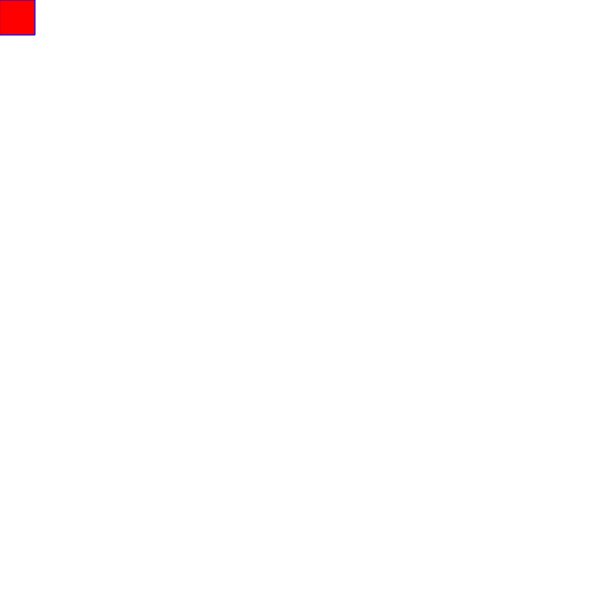
Frame 1 (no input)
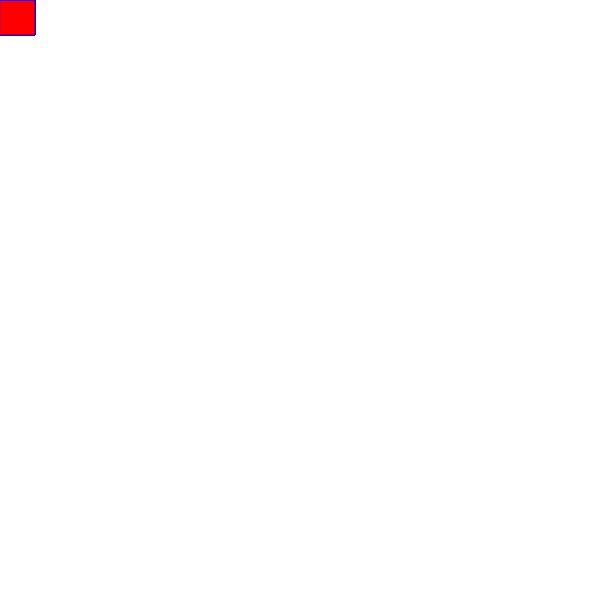
Frame 60 (no input)
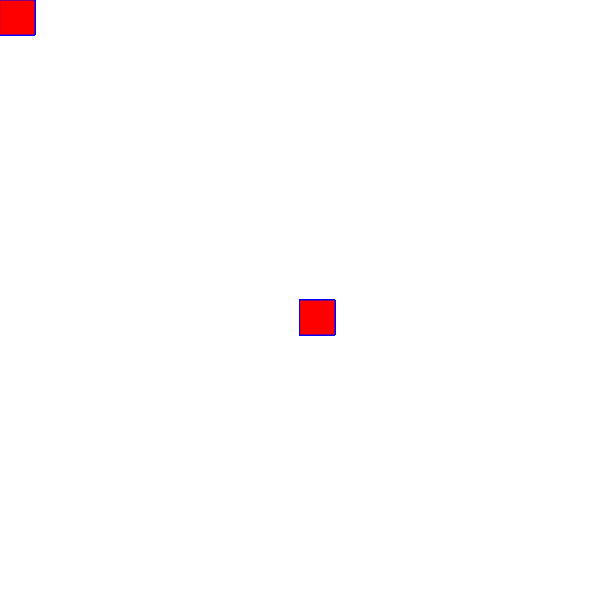
Frame 120 (the mouse pressed at the canvas centre since frame 60)

The p5.js sketch that drew these frames (run headless with seeded random() and noise() and a simulated clock; from frame 60 on, the mouse is pressed at the canvas centre):

// p5.js sketch
// ── sketch.js
function setup() {
  createCanvas(600, 600);
  background ('white"')
}
function draw() {

  stroke("blue");
  fill("red");
  if (mouseIsPressed);
  rect(mouseX, mouseY, 35, 35);
}
// ── pagina.html
<!DOCTYPE html>
<html lang="pt-br">
<head>
    <meta charset="UTF-8">
    <meta name="viewport" content="width=device-width, initial-scale=1.0">
    <title>Nome do Projeto</title>
    <style>
        body {
            background-color: #f0f8ff; /* Escolha a cor que desejar */
            font-family: Arial, sans-serif;
            padding: 20px;
        }
    </style>
</head>
<body>
    <h1>Nome do Projeto</h1>
    <p>Uma breve descrição do seu projeto.</p>

    <h2>Funcionalidades</h2>
    <ul>
        <li>Função 1</li>
        <li>Função 2</li>
        <li>Função 3</li>
    </ul>

    <h2>Instalação</h2>
    <p>Para instalar, use o seguinte comando:</p>
    <pre>
        <code>git clone https://github.com/seu-usuario/seu-repositorio.git</code>
    </pre>
</body>
</html>
